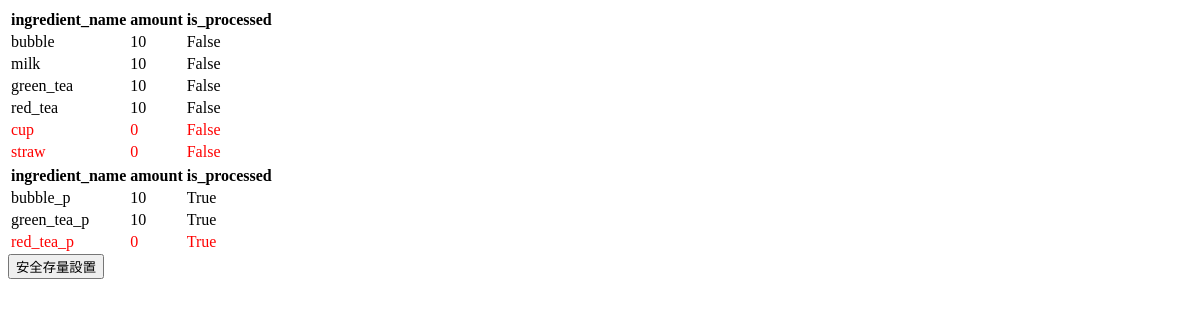
Before: /listingredient/ with the older database file.
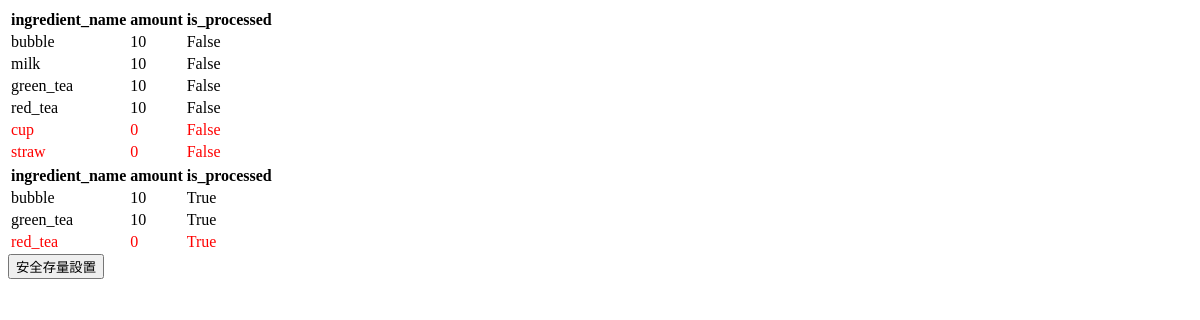
After: the same page with the newer database file.
### drink/models.py (models this page shows, shortened)
class Ingredient(models.Model):
    ingredient_name = models.CharField(max_length=20)
    amount = models.DecimalField(max_digits=5, decimal_places=0)
    is_processed = models.BooleanField(default=False)
    supplier = models.ManyToManyField(Supplier, through='Ingredient_offerd_by_supplier')

### drink/views.py (the view)
# urls.py: path('listingredient/',list_ingredient),
def list_ingredient(request):
        pi_list=list(Ingredient.objects.all().filter(is_processed=False))
        i_list=list(Ingredient.objects.all().filter(is_processed=True))
        level=10
        return render(request,'manager_check_i.html',locals())

### drink/templates/manager_check_i.html (shortened to what this page needs)
<html>
	<head>
	</head>
	<body>
		<table>
			<tr>
				<th>ingredient_name</th>
				<th>amount</th>
				<th>is_processed</th>
			</tr>
			{%for i in pi_list%}
			{%if i.amount < level %}
				<tr style="color:red">
				{%else%}
				<tr>
			{%endif%}
				<td>{{i.ingredient_name}}</td>
				<td>{{i.amount}}</td>
				<td>{{i.is_processed}}</td>
			</tr>
			{%endfor%}
		</table>
		<table>
			<tr>
				<th>ingredient_name</th>
				<th>amount</th>
				<th>is_processed</th>
			</tr>
			{%for i in i_list%}
			{%if i.amount < 10 %}
				<tr style="color:red">
				{%else%}
				<tr>
			{%endif%}
				<td>{{i.ingredient_name}}</td>
				<td>{{i.amount}}</td>
				<td>{{i.is_processed}}</td>
			</tr>
			{%endfor%}
		</table>
		<form method="GET" action="/level_setup/">
			<input type="submit" value="安全存量設置">
		</form>
	</body>
</html>

Changed rows visible on the page:
changed Ingredient (number 7 of 9 on the later page): ingredient_name "bubble_p" → "bubble"
changed Ingredient (number 8 of 9 on the later page): ingredient_name "green_tea_p" → "green_tea"
changed Ingredient (number 9 of 9 on the later page): ingredient_name "red_tea_p" → "red_tea"
